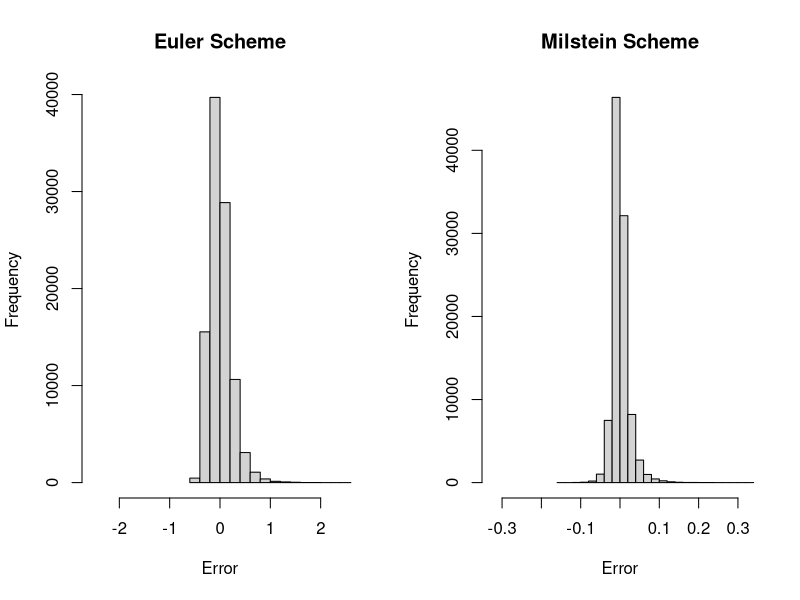
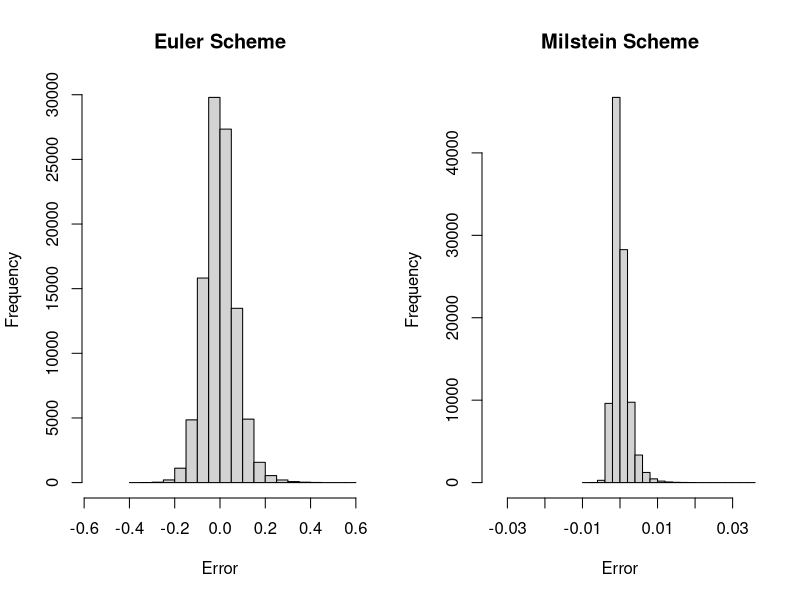
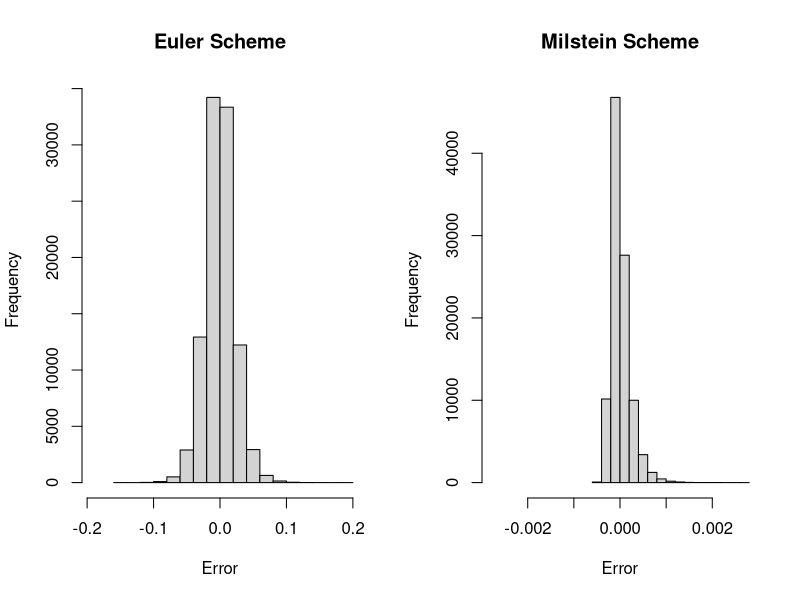

Generate these figures, in order, with R: (Note: a time limit stopped this script after it produced the figures.)
# Initialize variables
S_0 <- 10; K <- 8; r <- 0.05; sigma <- 0.3; T <- 1
M_lst <- c(1e1, 1e2, 1e3); n <- 1e5

Sim_Asian <- function(n, M, S_0, K, r, sigma, T, theta){
  delta_t <- T / M
  
  Euler <- function(z, S_t, theta){
    S_t*(1 + r*delta_t) + sigma*S_t^(theta/2)*sqrt(delta_t)*z
  }
  
  Milstein <- function(z, S_t, theta){
    (Euler(z, S_t, theta) + 
       sigma^2*theta/2*S_t^(theta-1)*delta_t/2*(z^2-1))
  }
  
  Exact <- function(z, S_t, theta=2){
    S_t*exp((r - sigma^2/2)*delta_t + sigma*sqrt(delta_t)*z)
  }
  
  # Asian_call
  S_Eul <- S_0; avg_Eul <- S_0 / (M+1)
  S_Mil <- S_0; avg_Mil <- S_0 / (M+1)
  if (theta == 2) {
    S_Ext <- S_0; avg_Ext <- S_0 / (M+1)
  } else {
    S_Ext <- NA; avg_Ext <- NA
  }

  for (m in 1:M){
    z <- rnorm(n)
    S_Eul <- Euler(z, S_Eul, theta)
    avg_Eul <- avg_Eul + S_Eul/(M+1)
    
    S_Mil <- Milstein(z, S_Mil, theta)
    avg_Mil <- avg_Mil + S_Mil/(M+1)
    
    if (theta == 2){
      S_Ext <- Exact(z, S_Ext, theta)
      avg_Ext <- avg_Ext + S_Ext/(M+1)
    }
  }
  
  list(Eul=list(price=S_Eul, payoff=exp(-r*T)*pmax(avg_Eul-K, 0)), 
       Mil=list(price=S_Mil, payoff=exp(-r*T)*pmax(avg_Mil-K, 0)), 
       Ext=list(price=S_Ext, payoff=exp(-r*T)*pmax(avg_Ext-K, 0)))
}

################################################################################
BS_results <- data.frame(M=M_lst, n=n, Asian_Eul=0, 
                         Asian_Mil=0, Asian_Ext=0)
par(mfrow=c(1,2))
for (i in 1:length(M_lst)){
  M <- M_lst[i]
  set.seed(4002)
  Asian_BS <- Sim_Asian(n, M, S_0, K, r, sigma, T, 2)
  BS_results$Asian_Eul[i] <- mean(Asian_BS$Eul$payoff)
  BS_results$Asian_Mil[i] <- mean(Asian_BS$Mil$payoff)
  BS_results$Asian_Ext[i] <- mean(Asian_BS$Ext$payoff)
  
  Eul_diff <- Asian_BS$Ext$price - Asian_BS$Eul$price
  Mil_diff <- Asian_BS$Ext$price - Asian_BS$Mil$price
  print(paste(diff(range(Eul_diff)), diff(range(Mil_diff)), 
              diff(range(Eul_diff))/diff(range(Mil_diff))))
  hist(Eul_diff, xlim=c(-max(abs(Eul_diff)), max(abs(Eul_diff))),
       xlab="Error", main="Euler Scheme")
  hist(Mil_diff, xlim=c(-max(abs(Mil_diff)), max(abs(Mil_diff))),
       xlab="Error", main="Milstein Scheme")
}
BS_results

################################################################################
M <- 1e3; n_lst <- c(1e3, 1e4, 1e5, 1e6, 1e7)
BS_results <- data.frame(M=M, n=n_lst, Asian_Eul=0, 
                         Asian_Mil=0, Asian_Ext=0)

for (i in 1:length(n_lst)){
  n <- n_lst[i]
  set.seed(4002)
  Asian_BS <- Sim_Asian(n, M, S_0, K, r, sigma, T, 2)
  BS_results$Asian_Eul[i] <- mean(Asian_BS$Eul$payoff)
  BS_results$Asian_Mil[i] <- mean(Asian_BS$Mil$payoff)
  BS_results$Asian_Ext[i] <- mean(Asian_BS$Ext$payoff)
  
  Eul_diff <- Asian_BS$Ext$price - Asian_BS$Eul$price
  Mil_diff <- Asian_BS$Ext$price - Asian_BS$Mil$price
  print(paste(diff(range(Eul_diff)), diff(range(Mil_diff)), 
              diff(range(Eul_diff))/diff(range(Mil_diff))))
}
BS_results

################################################################################
control_variate <- function(x, y, mu_y){
  mean(x) - cov(x, y)/var(y) * (mean(y) - mu_y)
}

theta <- 1; epochs <- 100
CEV_results <- data.frame(M=M_lst, n=n, theta=theta,
                          mu_Eul=0, mu_Mil=0, mu_Eul_cv=0, mu_mil_cv=0,
                          sd_Eul=0, sd_Mil=0, sd_Eul_cv=0, sd_mil_cv=0)
set.seed(4002)
benchmark <- Sim_Asian(1e6, 1e4, S_0, K, r, sigma, T, theta)
Asian_Eul <- array(NA, epochs); Asian_Mil <- array(NA, epochs)
Asian_Eul_cv <- array(NA, epochs); Asian_Mil_cv <- array(NA, epochs)
mu_y <- mean(benchmark$Eul$price)
for (i in 1:length(M_lst)){
  M <- M_lst[i]
  set.seed(4002)
  prog_bar <- txtProgressBar(min=0, max=epochs, width=50, style=3)
  for (j in 1:epochs){
    Asian_theta <- Sim_Asian(n, M, S_0, K, r, sigma, T, theta)
    
    Asian_Eul[j] <- mean(Asian_theta$Eul$payoff)
    Asian_Mil[j] <- mean(Asian_theta$Mil$payoff)
    Asian_Eul_cv[j] <- control_variate(Asian_theta$Eul$payoff, 
                                       Asian_theta$Eul$price, mu_y)
    Asian_Mil_cv[j] <- control_variate(Asian_theta$Mil$payoff, 
                                       Asian_theta$Mil$price, mu_y)
    setTxtProgressBar(prog_bar, j); cat(paste0(" M = ", M))
  }
  CEV_results[i,4:11] <- c(mean(Asian_Eul), mean(Asian_Mil), 
                           mean(Asian_Eul_cv), mean(Asian_Mil_cv),
                           sd(Asian_Eul), sd(Asian_Mil), 
                           sd(Asian_Eul_cv), sd(Asian_Mil_cv))
}

CEV_results
mean(benchmark$Eul$payoff); mean(benchmark$Mil$payoff)

################################################################################
theta <- 1.8; epochs <- 100
CEV_results <- data.frame(M=M_lst, n=n, theta=theta,
                          mu_Eul=0, mu_Mil=0, mu_Eul_cv=0, mu_mil_cv=0,
                          sd_Eul=0, sd_Mil=0, sd_Eul_cv=0, sd_mil_cv=0)
set.seed(4002)
benchmark <- Sim_Asian(1e6, 1e4, S_0, K, r, sigma, T, theta)
Asian_Eul <- array(NA, epochs); Asian_Mil <- array(NA, epochs)
Asian_Eul_cv <- array(NA, epochs); Asian_Mil_cv <- array(NA, epochs)

mu_y <- mean(benchmark$Eul$price)
for (i in 1:length(M_lst)){
  M <- M_lst[i]
  set.seed(4002)
  prog_bar <- txtProgressBar(min=0, max=epochs, style=3, label=M)
  for (j in 1:epochs){
    Asian_theta <- Sim_Asian(n, M, S_0, K, r, sigma, T, theta)
    
    Asian_Eul[j] <- mean(Asian_theta$Eul$payoff)
    Asian_Mil[j] <- mean(Asian_theta$Mil$payoff)
    
    Asian_Eul_cv[j] <- control_variate(Asian_theta$Eul$payoff, 
                                       Asian_theta$Eul$price, mu_y)
    Asian_Mil_cv[j] <- control_variate(Asian_theta$Mil$payoff, 
                                       Asian_theta$Mil$price, mu_y)
    setTxtProgressBar(prog_bar, j); cat(paste0(" M = ", M))
  }
  CEV_results[i,4:11] <- c(mean(Asian_Eul), mean(Asian_Mil), 
                           mean(Asian_Eul_cv), mean(Asian_Mil_cv),
                           sd(Asian_Eul), sd(Asian_Mil), 
                           sd(Asian_Eul_cv), sd(Asian_Mil_cv))
}

CEV_results
mean(benchmark$Eul$payoff); mean(benchmark$Mil$payoff)
